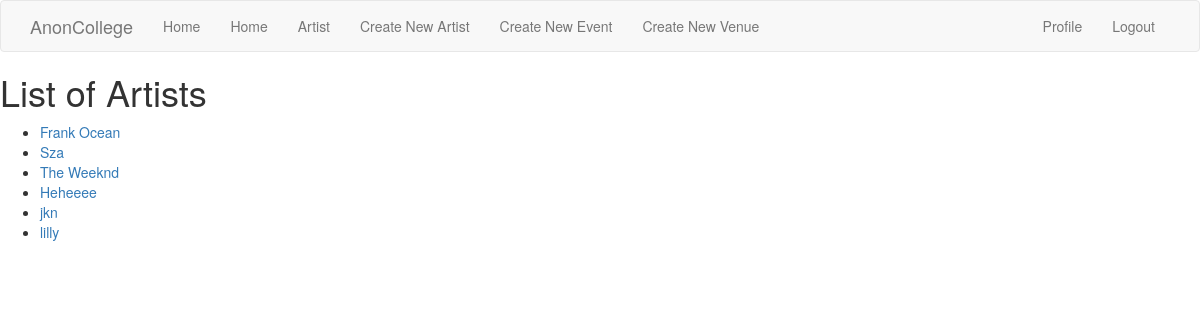
The app's page /artists (signed in) with its own data.
### app/models.py (models this page shows, shortened)
class Artist(db.Model):
    id = db.Column(db.Integer, primary_key=True, autoincrement=True)
    name = db.Column(db.String)
    hometown = db.Column(db.String)
    description = db.Column(db.String)
    artistToEvents = db.relationship("ArtistToEvent", backref="artist", lazy="dynamic")

### app/routes.py (the view)
@app.route('/artists')
def listOfArtists():
    my_artists = Artist.query.all()
    if my_artists is None:
        return render_template('404.html')
    return render_template('artists.html', title='listOfArtists', artists=my_artists)

### app/models.py (called while the page is built)
@login.user_loader
def load_user(id):
    return User.query.get(int(id))

### app/templates/artists.html
{% extends "base.html" %}
{% block app_content %}
    <h1>List of Artists</h1>
    <ul>
        {% for artist in artists %}
            <li>
             <a href="{{ url_for('artist', name=artist.name) }}">{{ artist.name }}</a>
            </li>
        {% endfor %}
    </ul>
{% endblock %}

### records on screen
Artist: name "Frank Ocean"
Artist: name "Sza"
Artist: name "The Weeknd"
Artist: name "Heheeee"
Artist: name "jkn"
Artist: name "lilly"
